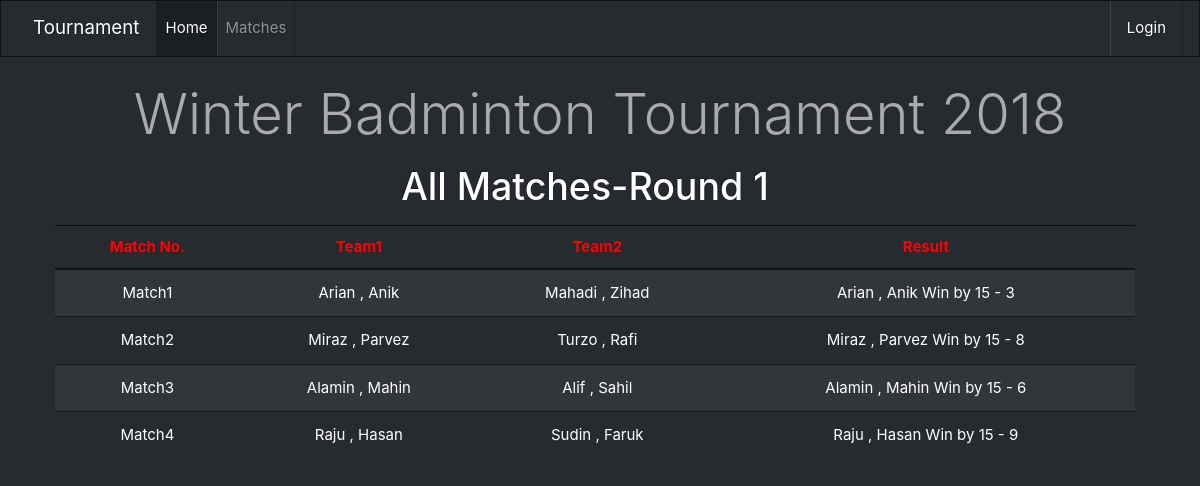
/allmatch.php, run on the app's committed database.
### tables this page shows
CREATE TABLE IF NOT EXISTS `matches` (
  `match` int(20) NOT NULL AUTO_INCREMENT,
  `first_team` varchar(50) NOT NULL,
  `second_team` varchar(50) NOT NULL,
  `result` varchar(100) NOT NULL,
  PRIMARY KEY (`match`)
);

### server.php (called while the page is built)
<?php
$server = "localhost";
$user_name = "root";
$password = "";
$database = "tournament";
$db_handle = mysqli_connect($server , $user_name , $password)or die("Cannot Connect");
$db_found = mysqli_select_db($db_handle, $database);
?>

### allmatch.php (the view, shortened to what this page needs)
<?php
include 'server.php';
if(isset($_SESSION['login']) && !empty($_SESSION['login']))
{
  	$log = "Logout";
}
else
{
	$log= "Login";
}
if ($db_found)
{
	$SQL = "SELECT * FROM matches";
	$result = mysqli_query($db_handle, $SQL);
}
else
{
	print "Database NOT Found ";
}
?>
<!DOCTYPE html>
<html>
<head>
	<link rel="stylesheet" type="text/css" href="https://stackpath.bootstrapcdn.com/bootswatch/4.1.3/slate/bootstrap.min.css">
</head>
<body>
<?php include 'nav.php'; ?>
	<div class="container">
		<header class="display-4 text-center mt-4 mb-3">Winter Badminton Tournament 2018</header>
	</div>
	<div class="container">
		<div class="row table-responsive">
				<div class="col-lg-12">
					<h1 class="text-center mb-3" style="color: white;">All Matches-Round 1</h1>
					<table class="table table-striped table-dark table-hover text-center" style="margin-left: 10px;">
						<thead style="color: red;" class="font-weight-bold h6">
							<tr>
								<th scope="col">Match No.</th>
								<th scope="col">Team1</th>
								<th scope="col">Team2</th>
								<th scope="col">Result</th>
							</tr>
						</thead>
						<tbody>
							<?php if($result->num_rows > 0):
								$count = 1;
								while($db_field = $result->fetch_assoc()): ?>
							<tr>
								<td scope="row">Match<?= $count++ ?></td>
								<td scope="row"><?= $db_field['first_team'] ?></td>
								<td scope="row"><?= $db_field['second_team'] ?></td>
								<td scope="row"><?= $db_field['result'] ?></td>
							</tr>
							<?php endwhile; ?>
								<?php else: ?>
										<td class="h2" colspan="6">
											No Match found.
										</td>
										<?php endif; ?>
						</tbody>
					</table>
				</div>
			</div>
	</div>
</body>
</html>

### nav.php (shortened to what this page needs)
<nav class="navbar navbar-expand-lg navbar-dark bg-dark">
  <a class="navbar-brand" href="index.php">Tournament</a>
  <div class="collapse navbar-collapse" id="navbarColor02">
    <ul class="navbar-nav mr-auto">
      <li class="nav-item active">
        <a class="nav-link" href="index.php">Home<span class="sr-only">(current)</span></a>
      </li>
      <li class="nav-item">
        <a class="nav-link" href="allmatch.php">Matches</a>
      </li>
    </ul>
    <?php if($log=="Login"): ?>
      <a class="nav-link float-right" href="control.php"><?= $log ?></a>
    <?php endif; ?>
  </div>
</nav>

### data on the page
matches: first_team "Arian , Anik", second_team "Mahadi , Zihad", result "Arian , Anik Win by 15 - 3"
matches: first_team "Miraz , Parvez", second_team "Turzo , Rafi", result "Miraz , Parvez Win by 15 - 8"
matches: first_team "Alamin , Mahin", second_team "Alif , Sahil", result "Alamin , Mahin Win by 15 - 6"
matches: first_team "Raju , Hasan", second_team "Sudin , Faruk", result "Raju , Hasan Win by 15 - 9"

### other printed values
$log "Login"
